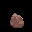

Tiled map render using the project's own tile images. Description and the whole map definition, tile-layer contents included, below:
An orthogonal 1x1 tile map with 32x32 px tiles, 1 tile layer (0).

<map orientation="orthogonal" width="1" height="1" tilewidth="32" tileheight="32"><properties /><tileset firstgid="1" name="default" tilewidth="0" tileheight="0"><properties /><tile id="1"><image source="standingrock.04.0.0.0.png" width="32" height="32" /><properties><property name="water" value="false" type="bool" /><property name="wall" value="true" type="bool" /><property name="object" value="rock" type="string" /><property name="biome" value="any" type="string" /></properties></tile></tileset><layer id="1" width="1" height="1" name="0"><properties /><data encoding="csv" compression="">
2
</data></layer></map>
